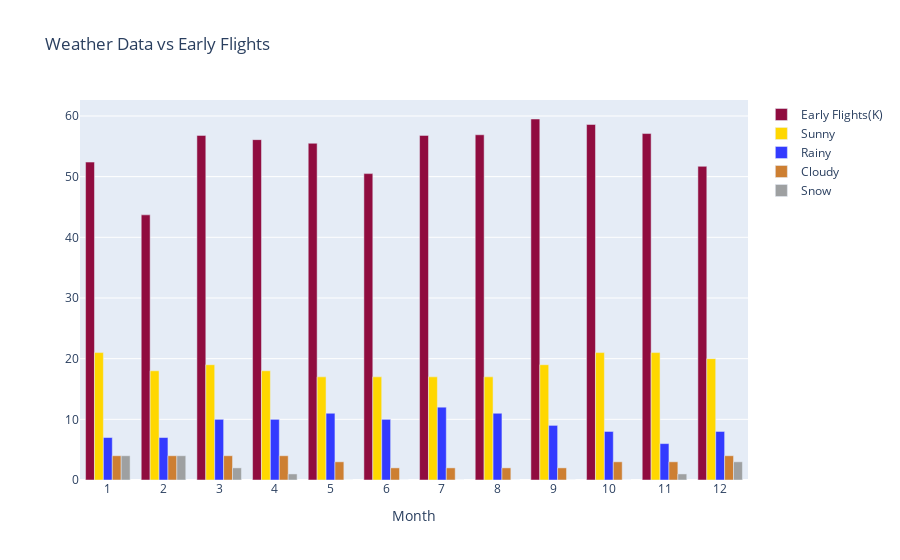

Write notebook code for a chart like this one.
### Markdown cell above
### Plot Early Graph

### Code cell
# Plot data to visualize Number of delayed flights per months to monthly weather patterns
trace0 = go.Bar(
                x=weather_early_patterns['month'],  
                y=weather_early_patterns['count'],
                name = 'Early Flights(K)',
                marker=dict(color='#900C3F') # set the marker color to Gold
                )

trace1 = go.Bar(
                x=weather_early_patterns['month'],  
                y=weather_early_patterns['avgDryDays'],
                name = 'Sunny',
                marker=dict(color='#FFD700') # set the marker color to Gold
                )

# trace2 - Rainy
trace2 = go.Bar(
                x=weather_early_patterns['month'],
                y=weather_early_patterns['avgRainDays'],
                name='Rainy',
                marker=dict(color='#333BFF') # set the marker color to Blue
                )

# trace3 - Cloudy
trace3 = go.Bar(
                x=weather_early_patterns['month'],
                y=weather_early_patterns['avgCloud'],
                name='Cloudy',
                marker=dict(color='#CD7F32') # set the marker color to Bronze
                )

# trace4 - Snow
trace4 = go.Bar(
                x=weather_early_patterns['month'],
                y=weather_early_patterns['avgSnowDays'],
                name='Snow',
                marker=dict(color='#9EA0A1') # set the marker color to Silver
                )

# create the data
data = [trace0,trace1, trace2, trace3, trace4]

# create the layout
layout = go.Layout(yaxis={'type': 'linear'},
                   xaxis={'type':'category',
                          'title':'Month'},
                   title='Weather Data vs Early Flights')

# create the figure
fig = go.Figure(data=data, layout=layout)
fig.show()

### Figure 1 — Plotly figure (JSON) as saved in the notebook; plotly's stock layout.template omitted (floating-point values rounded to 4 significant figures)
{"data": [{"marker": {"color": "#900C3F"}, "name": "Early Flights(K)", "type": "bar", "x": [1, 2, 3, 4, 5, 6, 7, 8, 9, 10, 11, 12], "y": [52.4, 43.7, 56.8, 56.1, 55.5, 50.5, 56.8, 56.9, 59.5, 58.6, 57.1, 51.7]}, {"marker": {"color": "#FFD700"}, "name": "Sunny", "type": "bar", "x": [1, 2, 3, 4, 5, 6, 7, 8, 9, 10, 11, 12], "y": [21, 18, 19, 18, 17, 17, 17, 17, 19, 21, 21, 20]}, {"marker": {"color": "#333BFF"}, "name": "Rainy", "type": "bar", "x": [1, 2, 3, 4, 5, 6, 7, 8, 9, 10, 11, 12], "y": [7, 7, 10, 10, 11, 10, 12, 11, 9, 8, 6, 8]}, {"marker": {"color": "#CD7F32"}, "name": "Cloudy", "type": "bar", "x": [1, 2, 3, 4, 5, 6, 7, 8, 9, 10, 11, 12], "y": [4, 4, 4, 4, 3, 2, 2, 2, 2, 3, 3, 4]}, {"marker": {"color": "#9EA0A1"}, "name": "Snow", "type": "bar", "x": [1, 2, 3, 4, 5, 6, 7, 8, 9, 10, 11, 12], "y": [4, 4, 2, 1, 0, 0, 0, 0, 0, 0, 1, 3]}], "layout": {"autosize": true, "title": {"text": "Weather Data vs Early Flights"}, "xaxis": {"autorange": true, "range": [-0.5, 11.5], "title": {"text": "Month"}, "type": "category"}, "yaxis": {"autorange": true, "range": [0, 62.63], "type": "linear"}}}
